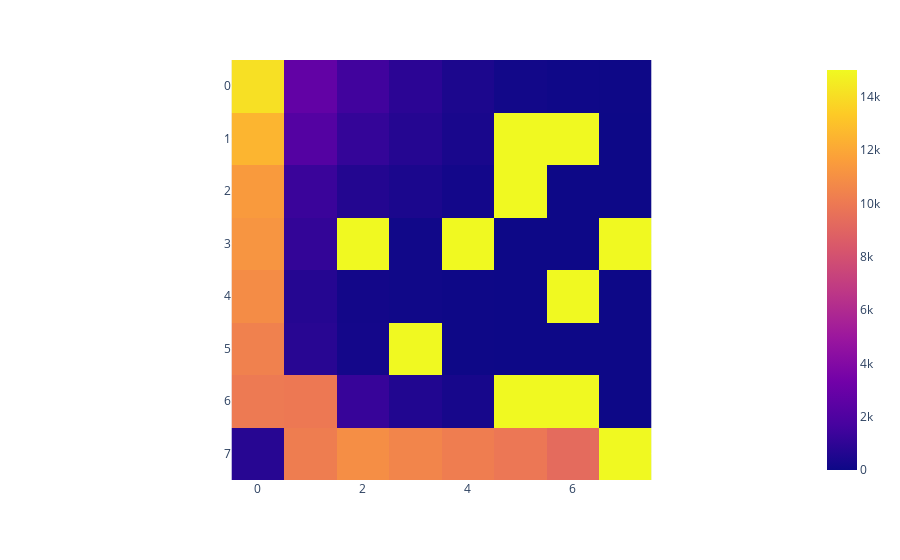
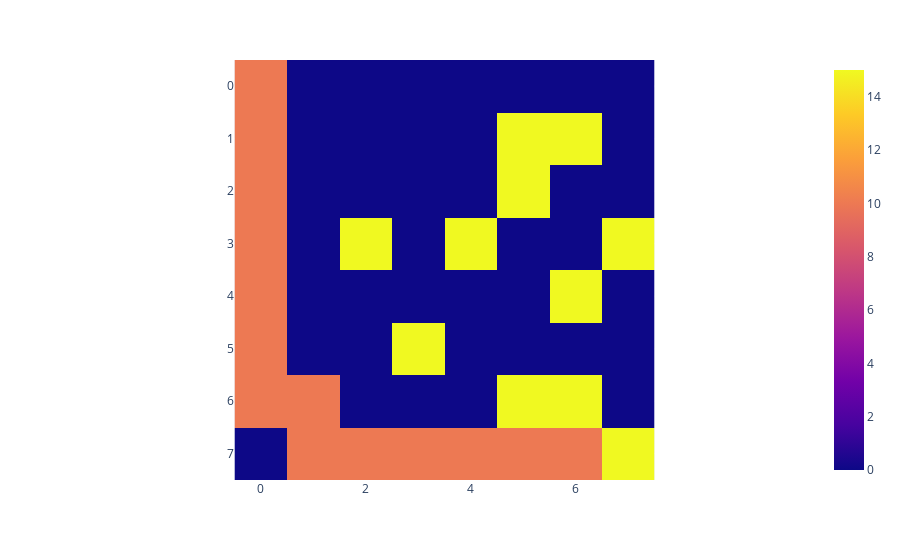

Source (notebook cell) for these figures, in order:
### Code cell
plot_result(map_train)
plot_result(map_play)

### Figure 1 — Plotly figure (JSON) as saved in the notebook; plotly's stock layout.template omitted (floating-point values rounded to 4 significant figures)
{"data": [{"coloraxis": "coloraxis", "hovertemplate": "x: %{x}<br>y: %{y}<br>color: %{z}<extra></extra>", "name": "0", "type": "heatmap", "x": [0, 1, 2, 3, 4, 5, 6, 7], "xaxis": "x", "y": [0, 1, 2, 3, 4, 5, 6, 7], "yaxis": "y", "z": [[14101, 2722, 1533, 870, 438, 157, 60, 26], [12532, 2207, 1151, 696, 347, 15000, 15000, 9], [11435, 1303, 644, 400, 178, 15000, 0, 3], [11209, 1124, 15000, 125, 15000, 2, 0, 15000], [10837, 702, 170, 82, 26, 14, 15000, 0], [10339, 781, 197, 15000, 29, 11, 4, 1], [10024, 9971, 1233, 595, 299, 15000, 15000, 0], [750, 10178, 10939, 10544, 10195, 9891, 9319, 15000]]}], "layout": {"coloraxis": {"colorscale": [[0, "#0d0887"], [0.1111, "#46039f"], [0.2222, "#7201a8"], [0.3333, "#9c179e"], [0.4444, "#bd3786"], [0.5556, "#d8576b"], [0.6667, "#ed7953"], [0.7778, "#fb9f3a"], [0.8889, "#fdca26"], [1, "#f0f921"]]}, "margin": {"t": 60}, "xaxis": {"anchor": "y", "constrain": "domain", "domain": [0, 1], "scaleanchor": "y"}, "yaxis": {"anchor": "x", "autorange": "reversed", "constrain": "domain", "domain": [0, 1]}}}

### Figure 2 — Plotly figure (JSON) as saved in the notebook; plotly's stock layout.template omitted (floating-point values rounded to 4 significant figures)
{"data": [{"coloraxis": "coloraxis", "hovertemplate": "x: %{x}<br>y: %{y}<br>color: %{z}<extra></extra>", "name": "0", "type": "heatmap", "x": [0, 1, 2, 3, 4, 5, 6, 7], "xaxis": "x", "y": [0, 1, 2, 3, 4, 5, 6, 7], "yaxis": "y", "z": [[10, 0, 0, 0, 0, 0, 0, 0], [10, 0, 0, 0, 0, 15, 15, 0], [10, 0, 0, 0, 0, 15, 0, 0], [10, 0, 15, 0, 15, 0, 0, 15], [10, 0, 0, 0, 0, 0, 15, 0], [10, 0, 0, 15, 0, 0, 0, 0], [10, 10, 0, 0, 0, 15, 15, 0], [0, 10, 10, 10, 10, 10, 10, 15]]}], "layout": {"coloraxis": {"colorscale": [[0, "#0d0887"], [0.1111, "#46039f"], [0.2222, "#7201a8"], [0.3333, "#9c179e"], [0.4444, "#bd3786"], [0.5556, "#d8576b"], [0.6667, "#ed7953"], [0.7778, "#fb9f3a"], [0.8889, "#fdca26"], [1, "#f0f921"]]}, "margin": {"t": 60}, "xaxis": {"anchor": "y", "constrain": "domain", "domain": [0, 1], "scaleanchor": "y"}, "yaxis": {"anchor": "x", "autorange": "reversed", "constrain": "domain", "domain": [0, 1]}}}
